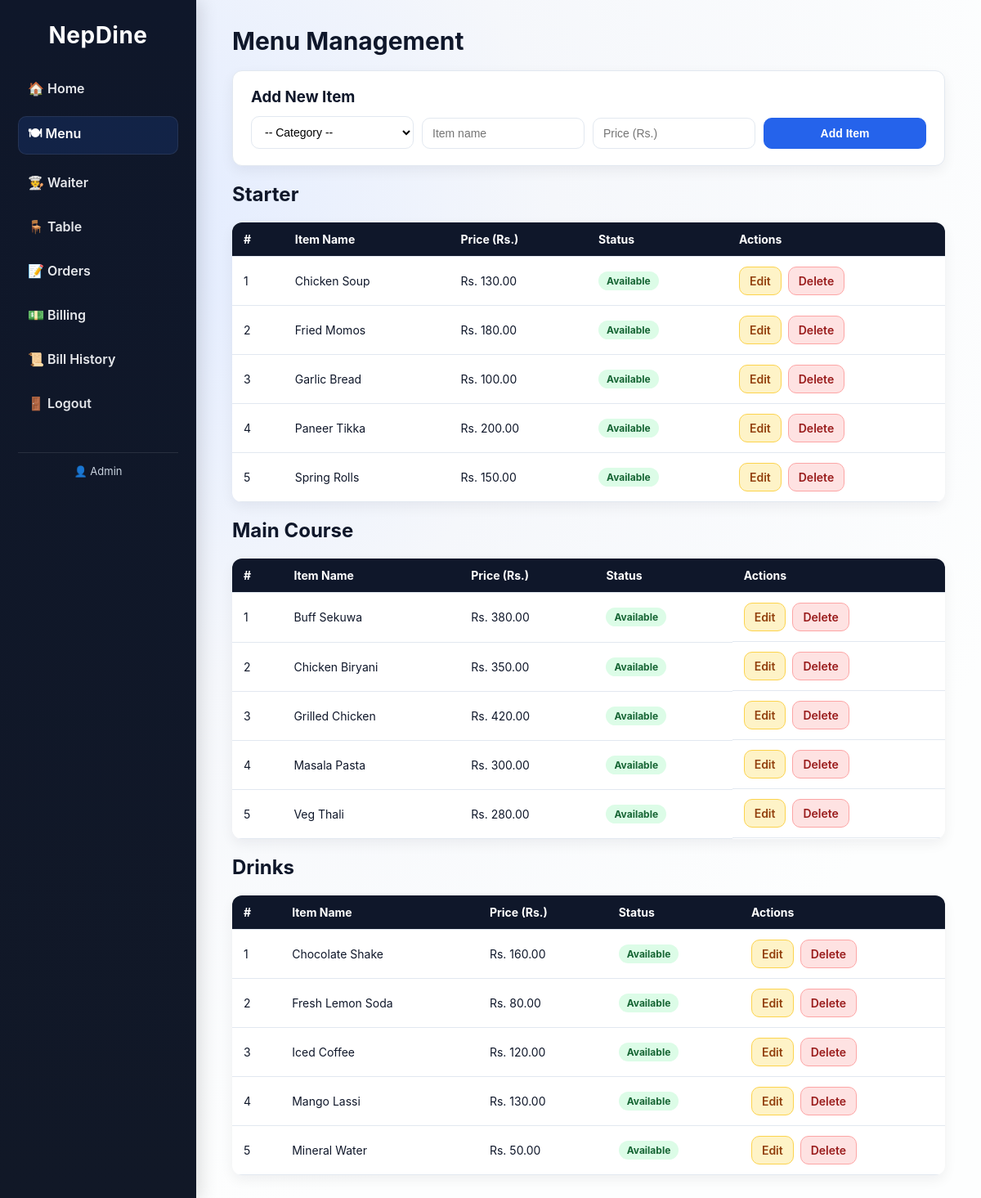
Page /menu.php (signed in) on the committed database.
### tables this page shows
CREATE TABLE IF NOT EXISTS menu_items (
    id          INT AUTO_INCREMENT PRIMARY KEY,
    category_id INT NOT NULL,
    item_name   VARCHAR(150) NOT NULL,
    price       DECIMAL(10,2) NOT NULL,
    available   TINYINT(1) DEFAULT 1,
    created_at  TIMESTAMP DEFAULT CURRENT_TIMESTAMP,
    FOREIGN KEY (category_id) REFERENCES categories(id) ON DELETE CASCADE
);

### menu.php (the view, shortened to what this page needs)
<?php
$db  = getDB();
$edit_item = null;
$items_result = $db->query('
    SELECT m.*, c.category_name
    FROM menu_items m
    JOIN categories c ON c.id = m.category_id
    ORDER BY c.id, m.item_name
');
$items_by_cat = [];
while ($row = $items_result->fetch_assoc()) {
    $items_by_cat[$row['category_name']][] = $row;
}
?>
<!DOCTYPE html>
<html lang="en">
<head>
  <link rel="stylesheet" href="style.css"/>
</head>
<body>
<?php include 'includes/sidebar.php'; ?>
<div class="main">
  <h1>Menu Management</h1>
  <div class="form-card">
    <h3><?= $edit_item ? 'Edit Item' : 'Add New Item' ?></h3>
    <form method="POST" action="menu.php" class="inline-form">
      <select name="category" class="input-field" required>
        <option value="">-- Category --</option>
      </select>
      <input type="text" name="item_name" class="input-field" placeholder="Item name" required
             value="<?= htmlspecialchars($edit_item['item_name'] ?? '') ?>"/>
      <input type="number" step="0.01" min="1" name="price" class="input-field" placeholder="Price (Rs.)" required
             value="<?= htmlspecialchars($edit_item['price'] ?? '') ?>"/>
      <button type="submit" class="btn-primary"><?= $edit_item ? 'Update' : 'Add Item' ?></button>
    </form>
  </div>
  <?php foreach ($items_by_cat as $catName => $items): ?>
    <h2 class="menu-category"><?= htmlspecialchars($catName) ?></h2>
    <table class="data-table">
      <thead>
        <tr><th>#</th><th>Item Name</th><th>Price (Rs.)</th><th>Status</th><th>Actions</th></tr>
      </thead>
      <tbody>
        <?php $i = 1; foreach ($items as $item): ?>
        <tr class="<?= !$item['available'] ? 'row-unavailable' : '' ?>">
          <td><?= $i++ ?></td>
          <td><?= htmlspecialchars($item['item_name']) ?></td>
          <td>Rs. <?= number_format($item['price'], 2) ?></td>
          <td>
            <a href="menu.php?toggle=<?= $item['id'] ?>" class="badge <?= $item['available'] ? 'badge-green' : 'badge-red' ?>">
              <?= $item['available'] ? 'Available' : 'Unavailable' ?>
            </a>
          </td>
          <td class="action-btns">
            <a href="menu.php?edit=<?= $item['id'] ?>" class="btn-edit">Edit</a>
            <a href="menu.php?delete=<?= $item['id'] ?>" class="btn-delete"
               onclick="return confirm('Delete this item?')">Delete</a>
          </td>
        </tr>
        <?php endforeach; ?>
      </tbody>
    </table>
  <?php endforeach; ?>
</div>
</body>
</html>

### style.css (style rules this page uses)
:root { --bg: #f5f7fb; --surface: #ffffff; --surface-2: #f1f5f9; --border: #e2e8f0; --text: #0f172a; --muted: #64748b; --primary: #2563eb; --primary-strong: #1d4ed8; --accent: #0ea5e9; --danger: #dc2626; --warning: #f59e0b; --success: #16a34a; --radius: 12px; --shadow: 0 10px 30px rgba(15, 23, 42, 0.08); --shadow-soft: 0 6px 16px rgba(15, 23, 42, 0.06); font-family: 'Inter', 'Poppins', Arial, sans-serif; }
* { box-sizing: border-box; }
body { margin: 0; display: flex; background: radial-gradient(circle at 10% 20%, #e0eaff 0, #f5f7fb 35%, #fdfefe 75%); color: var(--text); min-height: 100vh; }
.main { flex: 1; padding: 32px 44px; }
.main h1 { font-size: 30px; margin: 0 0 18px; color: #0f172a; }
.form-card { background: var(--surface); border-radius: var(--radius); box-shadow: var(--shadow-soft); padding: 20px 22px; margin-bottom: 20px; border: 1px solid var(--border); }
.form-card h3 { margin: 0 0 12px; }
.inline-form { display: flex; flex-wrap: wrap; gap: 10px; align-items: flex-end; }
.inline-form > * { flex: 1 1 180px; }
.input-field { width: 100%; padding: 10px 12px; border: 1px solid var(--border); border-radius: 10px; background: #fff; font-size: 14px; transition: border 0.2s, box-shadow 0.2s; }
.btn-primary, .btn-secondary, .btn-edit, .btn-delete { display: inline-block; text-decoration: none; font-size: 14px; font-weight: 600; border-radius: 10px; padding: 10px 14px; border: 1px solid transparent; cursor: pointer; transition: all 0.2s ease; }
.btn-primary { background: var(--primary); color: #fff; border-color: var(--primary); }
.btn-edit { background: #fef3c7; color: #92400e; border-color: #fcd34d; padding: 8px 12px; }
.btn-delete { background: #fee2e2; color: #991b1b; border-color: #fca5a5; padding: 8px 12px; }
.action-btns { display: flex; gap: 8px; align-items: center; }
.data-table, table { width: 100%; border-collapse: collapse; background: var(--surface); border-radius: 12px; overflow: hidden; box-shadow: var(--shadow-soft); margin-top: 12px; }
.data-table th, .data-table td, table th, table td { padding: 12px 14px; border-bottom: 1px solid var(--border); text-align: left; font-size: 14px; }
.data-table th, table th { background: #0f172a; color: #fff; font-weight: 700; }
.badge { display: inline-block; padding: 4px 10px; border-radius: 999px; font-size: 12px; font-weight: 700; text-decoration: none; }
.badge-green { background: #dcfce7; color: #166534; }

### rows in the picture
menu_items: item_name "Chicken Soup", price "130.00", available "Available"
menu_items: item_name "Fried Momos", price "180.00", available "Available"
menu_items: item_name "Garlic Bread", price "100.00", available "Available"
menu_items: item_name "Paneer Tikka", price "200.00", available "Available"
menu_items: item_name "Spring Rolls", price "150.00", available "Available"
menu_items: item_name "Buff Sekuwa", price "380.00", available "Available"
menu_items: item_name "Chicken Biryani", price "350.00", available "Available"
menu_items: item_name "Grilled Chicken", price "420.00", available "Available"
menu_items: item_name "Masala Pasta", price "300.00", available "Available"
menu_items: item_name "Veg Thali", price "280.00", available "Available"
menu_items: item_name "Chocolate Shake", price "160.00", available "Available"
menu_items: item_name "Fresh Lemon Soda", price "80.00", available "Available"
menu_items: item_name "Iced Coffee", price "120.00", available "Available"
menu_items: item_name "Mango Lassi", price "130.00", available "Available"
menu_items: item_name "Mineral Water", price "50.00", available "Available"

### other values in the picture
$_SESSION['user_name'] "Admin"
$catName "Starter"
$catName "Main Course"
$catName "Drinks"
